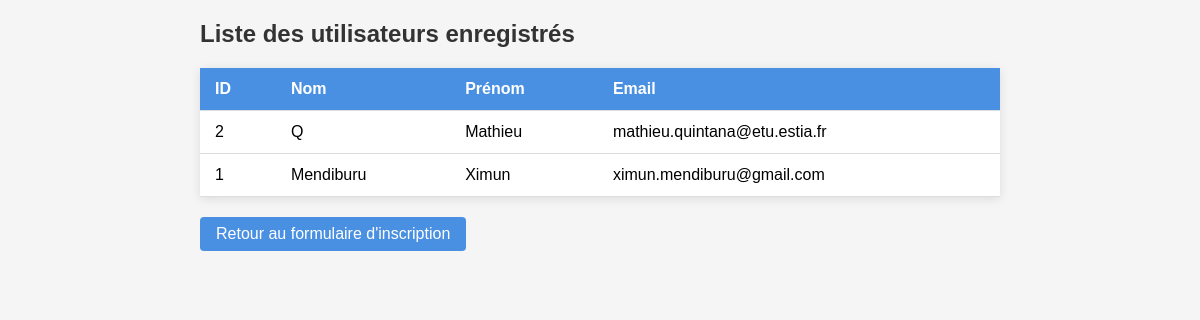
The page /Ximun/inscription/inscription.php on the database its author committed.
### tables this page shows
CREATE TABLE IF NOT EXISTS `user` (
  `id_user` int NOT NULL AUTO_INCREMENT,
  `nom` varchar(100) DEFAULT NULL,
  `prenom` varchar(100) DEFAULT NULL,
  `entreprise` varchar(150) DEFAULT NULL,
  `siret` varchar(20) DEFAULT NULL,
  `code_naf` varchar(20) DEFAULT NULL,
  `adresse_mail` varchar(150) DEFAULT NULL,
  `mdp` varchar(255) DEFAULT NULL,
  `metier` varchar(100) DEFAULT NULL,
  `loc_x` float DEFAULT NULL,
  `loc_y` float DEFAULT NULL,
  PRIMARY KEY (`id_user`)
);

### Ximun/inscription/inscription.php (the view, shortened to what this page needs)
<?php
$host = 'localhost';
$dbname = 'lsd_project';
$user = 'root';
$pass = '';
$debug_mode = true;
echo '<link rel="stylesheet" href="style.css">';
try {
    $pdo = new PDO("mysql:host=$host;dbname=$dbname;charset=utf8", $user, $pass);
    $pdo->setAttribute(PDO::ATTR_ERRMODE, PDO::ERRMODE_EXCEPTION);
    $usersSql = "SELECT id_user, nom, prenom, adresse_mail FROM user ORDER BY id_user DESC";
    $usersStmt = $pdo->query($usersSql);
    $users = $usersStmt->fetchAll(PDO::FETCH_ASSOC);
    echo "<h2>Liste des utilisateurs enregistrés</h2>";
    if (count($users) > 0) {
        echo "<table>";
        echo "<tr><th>ID</th><th>Nom</th><th>Prénom</th><th>Email</th></tr>";
        foreach ($users as $user) {
            echo "<tr>";
            echo "<td>" . htmlspecialchars($user['id_user']) . "</td>";
            echo "<td>" . htmlspecialchars($user['nom']) . "</td>";
            echo "<td>" . htmlspecialchars($user['prenom']) . "</td>";
            echo "<td>" . htmlspecialchars($user['adresse_mail']) . "</td>";
            echo "</tr>";
        }
        echo "</table>";
    } else {
        echo "<p>Aucun utilisateur trouvé dans la base de données.</p>";
    }
    echo "<a href='inscription.html' class='btn'>Retour au formulaire d'inscription</a>";
} catch (PDOException $e) {
    echo "<div class='message error'>";
    echo "<h3>❌ Erreur de base de données</h3>";
    echo "<p>" . htmlspecialchars($e->getMessage()) . "</p>";
    echo "</div>";
    logEvent("Erreur PDO: " . $e->getMessage());
    if ($debug_mode) {
        echo "<div class='debug-info'>";
        echo "<h3>Détails de l'erreur</h3>";
        echo "<pre>";
        print_r($e);
        echo "</pre>";
        echo "</div>";
    }
    echo "<a href='inscription.html' class='btn'>Retour au formulaire d'inscription</a>";
}
?>

### Ximun/inscription/style.css (style rules this page uses)
h1, h2, h3 { color: #333; }
table { width: 100%; border-collapse: collapse; margin-top: 20px; background-color: white; box-shadow: 0 2px 10px rgba(0, 0, 0, 0.1); }
th, td { padding: 12px 15px; text-align: left; border-bottom: 1px solid #ddd; }
th { background-color: #4a90e2; color: white; }
.btn { display: inline-block; background-color: #4a90e2; color: white; padding: 8px 16px; text-decoration: none; border-radius: 4px; margin-top: 20px; }

### rows shown on the page
user: id_user "2", nom "Q", prenom "Mathieu", adresse_mail "mathieu.quintana@etu.estia.fr"
user: id_user "1", nom "Mendiburu", prenom "Ximun", adresse_mail "ximun.mendiburu@gmail.com"
